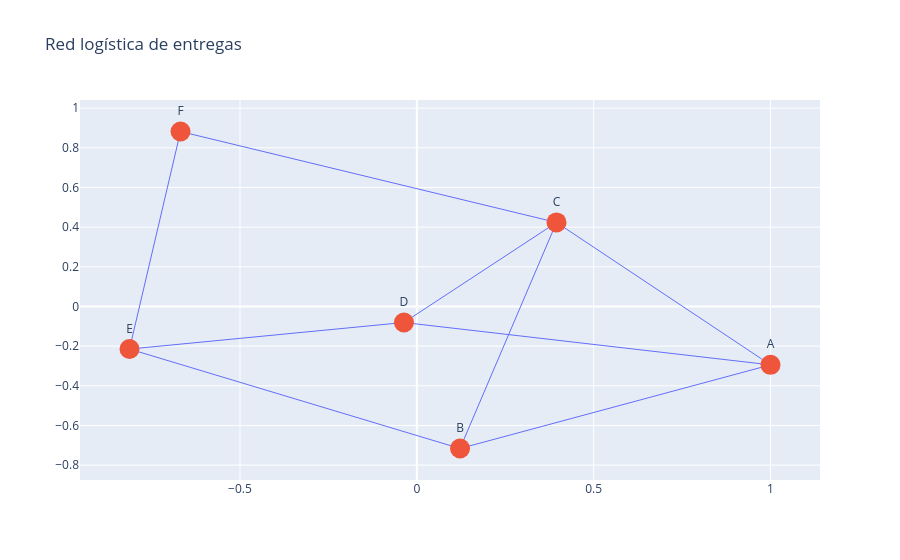

Notebook code cell kept with this figure:
### Markdown cell above
# 3. Visualizar la ruta con `plotly`

Esto es muy potente para enseñanza porque muestra **la red logística y la ruta encontrada**.

### Script

### Code cell
import plotly.graph_objects as go

pos = nx.spring_layout(G, seed=10)

edge_x = []
edge_y = []

for edge in G.edges():
    x0, y0 = pos[edge[0]]
    x1, y1 = pos[edge[1]]
    edge_x.append(x0)
    edge_x.append(x1)
    edge_x.append(None)
    edge_y.append(y0)
    edge_y.append(y1)
    edge_y.append(None)

edge_trace = go.Scatter(
    x=edge_x,
    y=edge_y,
    line=dict(width=1),
    hoverinfo='none',
    mode='lines'
)

node_x = []
node_y = []

for node in G.nodes():
    x, y = pos[node]
    node_x.append(x)
    node_y.append(y)

node_trace = go.Scatter(
    x=node_x,
    y=node_y,
    mode='markers+text',
    text=list(G.nodes()),
    textposition="top center",
    marker=dict(size=20)
)

fig = go.Figure(data=[edge_trace, node_trace])

fig.update_layout(
    title="Red logística de entregas",
    showlegend=False
)

fig.show()

### Figure 1 — Plotly figure (JSON) as saved in the notebook; plotly's stock layout.template omitted (floating-point values rounded to 4 significant figures)
{"data": [{"hoverinfo": "none", "line": {"width": 1}, "mode": "lines", "type": "scatter", "x": [1, 0.1222, null, 1, 0.3949, null, 1, -0.03648, null, 0.1222, 0.3949, null, 0.1222, -0.8124, null, 0.3949, -0.03648, null, 0.3949, -0.6682, null, -0.03648, -0.8124, null, -0.8124, -0.6682, null], "y": [-0.2944, -0.7161, null, -0.2944, 0.4237, null, -0.2944, -0.08083, null, -0.7161, 0.4237, null, -0.7161, -0.2146, null, 0.4237, -0.08083, null, 0.4237, 0.8823, null, -0.08083, -0.2146, null, -0.2146, 0.8823, null]}, {"marker": {"size": 20}, "mode": "markers+text", "text": ["A", "B", "C", "D", "E", "F"], "textposition": "top center", "type": "scatter", "x": [1, 0.1222, 0.3949, -0.03648, -0.8124, -0.6682], "y": [-0.2944, -0.7161, 0.4237, -0.08083, -0.2146, 0.8823]}], "layout": {"showlegend": false, "title": {"text": "Red logística de entregas"}}}
